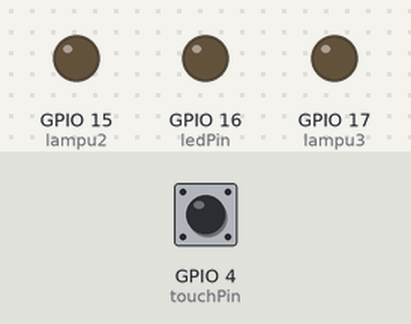
Recording of a sketch running on a simulated ESP32. Parts: output pins drawn as LEDs (lit = HIGH). Dashed ring = blinking. The test bench sets the inputs (shaded band); at power-on: GPIO 4 (touchPin) HIGH. What the sketch prints to the serial monitor is not drawn.

Above: at 2.2 s.
2.3 s: GPIO 4 (touchPin) pulled LOW for 0.15 s
At 2.4 s:
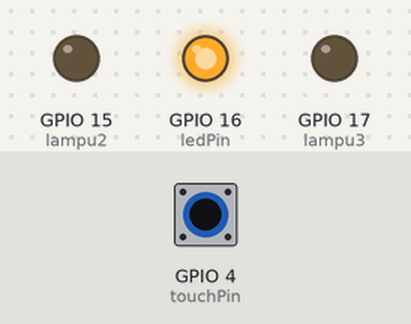
At 3.1 s:
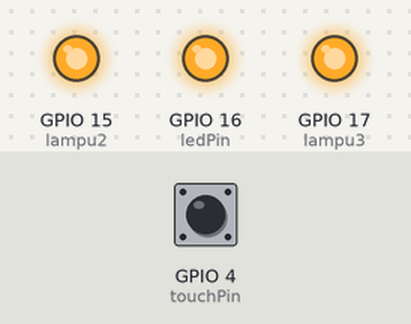
5.3 s: GPIO 4 (touchPin) pulled LOW for 3.2 s
At 5.6 s:
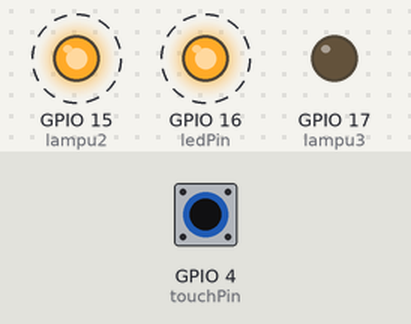
Timing chart, 0 to 11.1 s (numbered marks = the images above; inputs shaded):
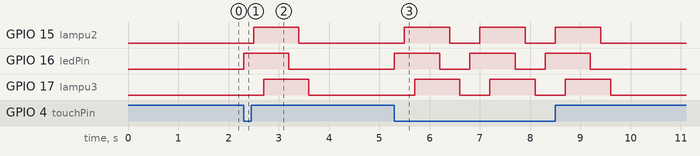

The sketch:

hand_sensor.ino
```cpp
// set pin numbers
const int touchPin = 4;
const int ledPin = 16;
const int lampu2= 15;
const int lampu3=17;


// change with your threshold value
const int threshold = 20;
// variable for storing the touch pin value
int touchValue;

void setup(){
  Serial.begin(115200);
  delay(1000); // give me time to bring up serial monitor
  // initialize the LED pin as an output:
  pinMode (ledPin, OUTPUT);
  pinMode (lampu2, OUTPUT);
   pinMode (lampu3, OUTPUT);
}

void loop(){
  // read the state of the pushbutton value:
  touchValue = touchRead(touchPin);
  Serial.print(touchValue);
  // check if the touchValue is below the threshold
  // if it is, set ledPin to HIGH
  if(touchValue < threshold){
    // turn LED on
    digitalWrite(ledPin,HIGH);
    delay(200);
    digitalWrite(lampu2,HIGH);
    delay(200);
    digitalWrite(lampu3,HIGH);
    delay(500);
    digitalWrite(ledPin,LOW);
    delay(200);
    digitalWrite(lampu2,LOW);
    delay(200);
    digitalWrite(lampu3,LOW);
    delay(200);
  }
  else{
    // turn LED off
    digitalWrite(ledPin, LOW);
    digitalWrite(lampu2,LOW);
    digitalWrite(lampu3,LOW);
  }
}
```

Measured:
- after the input at 2.3 s, GPIO 15 (lampu2): LOW → HIGH after 0.20 s, → LOW 0.90 s later; GPIO 16 (ledPin): LOW → HIGH at once, → LOW 0.90 s later; GPIO 17 (lampu3): LOW → HIGH after 0.40 s, → LOW 0.90 s later
- after the input at 5.3 s, GPIO 15 (lampu2): alternates HIGH for 0.90 s and LOW for 0.60 s, 6 changes in all, then stays LOW, starting after 0.20 s; GPIO 16 (ledPin): alternates HIGH for 0.90 s and LOW for 0.60 s, 6 changes in all, then stays LOW, starting at once
